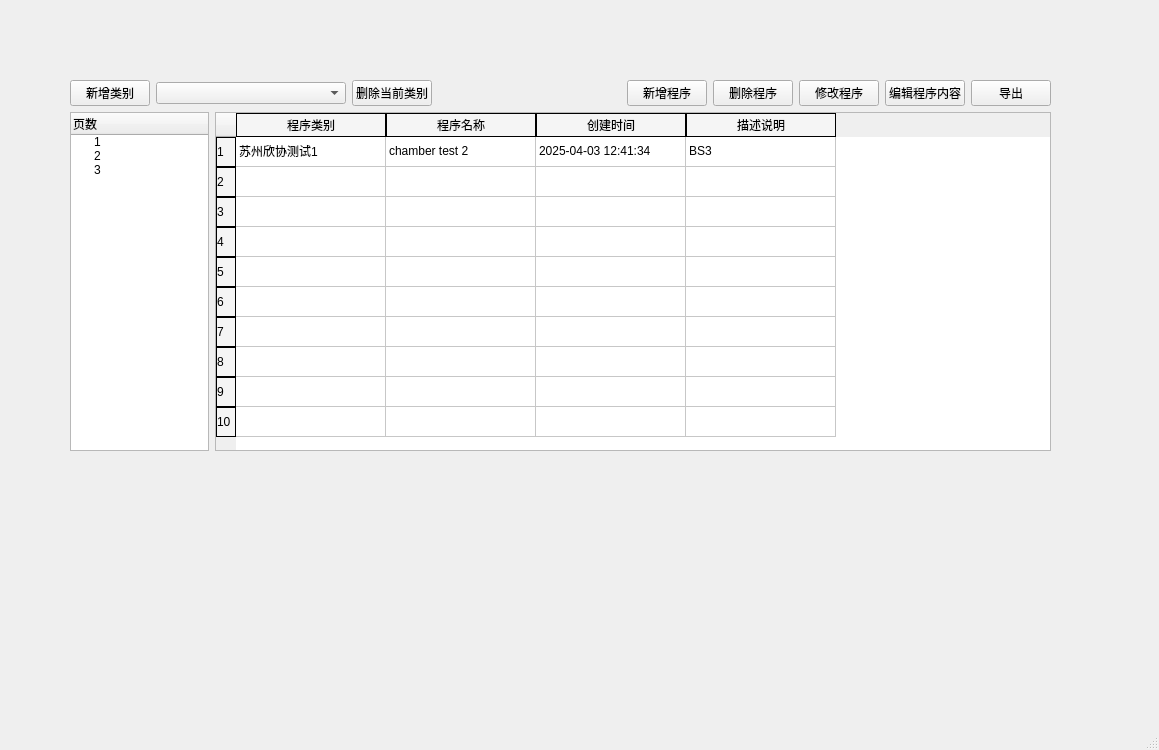
<?xml version="1.0" encoding="UTF-8"?>
<ui version="4.0">
 <class>StartWindow</class>
 <widget class="QMainWindow" name="StartWindow">
  <property name="geometry">
   <rect>
    <x>0</x>
    <y>0</y>
    <width>1159</width>
    <height>750</height>
   </rect>
  </property>
  <property name="windowTitle">
   <string>MainWindow</string>
  </property>
  <widget class="QWidget" name="centralwidget">
   <widget class="QWidget" name="layoutWidget">
    <property name="geometry">
     <rect>
      <x>70</x>
      <y>80</y>
      <width>981</width>
      <height>371</height>
     </rect>
    </property>
    <layout class="QVBoxLayout" name="verticalLayout">
     <item>
      <layout class="QHBoxLayout" name="horizontalLayout_2">
       <item>
        <widget class="QPushButton" name="addTypePushButton">
         <property name="text">
          <string>新增类别</string>
         </property>
        </widget>
       </item>
       <item>
        <widget class="QComboBox" name="showTypeComboBox">
         <property name="sizePolicy">
          <sizepolicy hsizetype="Expanding" vsizetype="Fixed">
           <horstretch>0</horstretch>
           <verstretch>0</verstretch>
          </sizepolicy>
         </property>
        </widget>
       </item>
       <item>
        <widget class="QPushButton" name="deleteCurrentTypePushButton">
         <property name="text">
          <string>删除当前类别</string>
         </property>
        </widget>
       </item>
       <item>
        <spacer name="horizontalSpacer">
         <property name="orientation">
          <enum>Qt::Horizontal</enum>
         </property>
         <property name="sizeHint" stdset="0">
          <size>
           <width>40</width>
           <height>20</height>
          </size>
         </property>
        </spacer>
       </item>
       <item>
        <widget class="QPushButton" name="addProgramPushButton">
         <property name="text">
          <string>新增程序</string>
         </property>
        </widget>
       </item>
       <item>
        <widget class="QPushButton" name="deleteProgramPushButton">
         <property name="text">
          <string>删除程序</string>
         </property>
        </widget>
       </item>
       <item>
        <widget class="QPushButton" name="reviseProgramPushButton">
         <property name="text">
          <string>修改程序</string>
         </property>
        </widget>
       </item>
       <item>
        <widget class="QPushButton" name="editProgramPushButton">
         <property name="text">
          <string>编辑程序内容</string>
         </property>
        </widget>
       </item>
       <item>
        <widget class="QPushButton" name="exportPushButton">
         <property name="text">
          <string>导出</string>
         </property>
        </widget>
       </item>
      </layout>
     </item>
     <item>
      <layout class="QHBoxLayout" name="horizontalLayout" stretch="1,6">
       <property name="sizeConstraint">
        <enum>QLayout::SetDefaultConstraint</enum>
       </property>
       <item>
        <widget class="QTreeWidget" name="pageTree">
         <property name="sizePolicy">
          <sizepolicy hsizetype="Expanding" vsizetype="Expanding">
           <horstretch>0</horstretch>
           <verstretch>0</verstretch>
          </sizepolicy>
         </property>
         <column>
          <property name="text">
           <string>页数</string>
          </property>
         </column>
         <item>
          <property name="text">
           <string>1</string>
          </property>
         </item>
         <item>
          <property name="text">
           <string>2</string>
          </property>
         </item>
         <item>
          <property name="text">
           <string>3</string>
          </property>
         </item>
        </widget>
       </item>
       <item>
        <widget class="QTableWidget" name="programTable">
         <property name="sizePolicy">
          <sizepolicy hsizetype="Expanding" vsizetype="Expanding">
           <horstretch>0</horstretch>
           <verstretch>0</verstretch>
          </sizepolicy>
         </property>
         <property name="styleSheet">
          <string notr="true">QTableView::item {
    padding-right: 10px; /* 只在右侧增加10像素的内边距 */
}
QHeaderView::section {
	border: none;
	background-color: #F5F5F5;
	border-top: 1px solid black;
    border-bottom: 1px solid black;
	border-right: 1px solid black;
	border-left: 1px solid black;
}</string>
         </property>
         <property name="editTriggers">
          <set>QAbstractItemView::NoEditTriggers</set>
         </property>
         <attribute name="horizontalHeaderVisible">
          <bool>true</bool>
         </attribute>
         <attribute name="horizontalHeaderCascadingSectionResizes">
          <bool>false</bool>
         </attribute>
         <attribute name="horizontalHeaderMinimumSectionSize">
          <number>25</number>
         </attribute>
         <attribute name="horizontalHeaderDefaultSectionSize">
          <number>150</number>
         </attribute>
         <row>
          <property name="text">
           <string>1</string>
          </property>
         </row>
         <row>
          <property name="text">
           <string>2</string>
          </property>
         </row>
         <row>
          <property name="text">
           <string>3</string>
          </property>
         </row>
         <row>
          <property name="text">
           <string>4</string>
          </property>
         </row>
         <row>
          <property name="text">
           <string>5</string>
          </property>
         </row>
         <row>
          <property name="text">
           <string>6</string>
          </property>
         </row>
         <row>
          <property name="text">
           <string>7</string>
          </property>
         </row>
         <row>
          <property name="text">
           <string>8</string>
          </property>
         </row>
         <row>
          <property name="text">
           <string>9</string>
          </property>
         </row>
         <row>
          <property name="text">
           <string>10</string>
          </property>
         </row>
         <column>
          <property name="text">
           <string>程序类别</string>
          </property>
         </column>
         <column>
          <property name="text">
           <string>程序名称</string>
          </property>
         </column>
         <column>
          <property name="text">
           <string>创建时间</string>
          </property>
         </column>
         <column>
          <property name="text">
           <string>描述说明</string>
          </property>
         </column>
         <item row="0" column="0">
          <property name="text">
           <string>苏州欣协测试1</string>
          </property>
         </item>
         <item row="0" column="1">
          <property name="text">
           <string>chamber test 2</string>
          </property>
         </item>
         <item row="0" column="2">
          <property name="text">
           <string>2025-04-03 12:41:34</string>
          </property>
         </item>
         <item row="0" column="3">
          <property name="text">
           <string>BS3</string>
          </property>
         </item>
         <item row="1" column="0">
          <property name="text">
           <string/>
          </property>
         </item>
        </widget>
       </item>
      </layout>
     </item>
    </layout>
   </widget>
  </widget>
  <widget class="QMenuBar" name="menubar">
   <property name="geometry">
    <rect>
     <x>0</x>
     <y>0</y>
     <width>1159</width>
     <height>23</height>
    </rect>
   </property>
  </widget>
  <widget class="QStatusBar" name="statusbar"/>
 </widget>
 <resources/>
 <connections/>
</ui>
